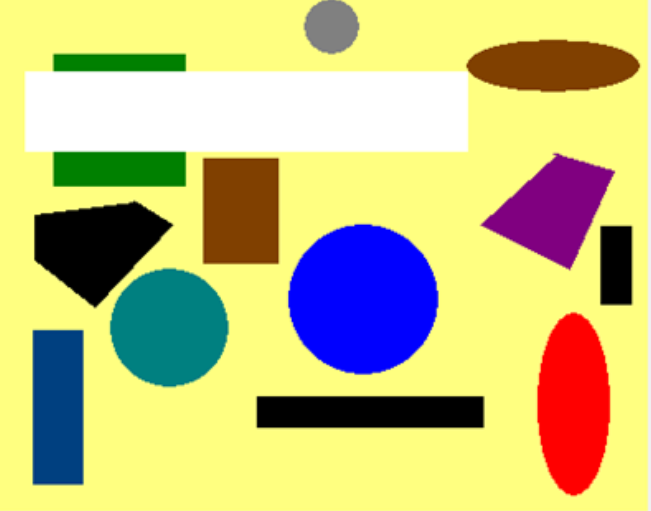
%> input picture 20230622 基于阈值分析的图片分割算法/0341564ec1534f24191ff60a17e8a37.png, 651 x 511 px
$ octave RGB_Seg.m   (GNU Octave 9; MATLAB toolbox functions it lacks are replaced by stand-ins)
%> lines starting %> are read from the running program, lines starting %| are printed output that depends on the picture; in (x1, y1, x2, y2) boxes, pixels count from 0 and x2, y2 are one past the last pixel; in counts of white or black regions, pixels touching at a corner belong together; the program's own positions count from 1
% 读取图像
image = imread('0341564ec1534f24191ff60a17e8a37.png'); % 替换为你的图像文件名
%> image is the input picture: size 511x651x3 uint8; mean R, G, B 197.9, 192.2, 129.3

% 创建图形界面
figure('Name', 'RGB彩色图像分割界面展示', 'NumberTitle', 'off');

% 显示原图像
subplot(2, 3, 1);
imshow(image);
title('原图像');

% 获取R、G、B通道
R = image(:,:,1);
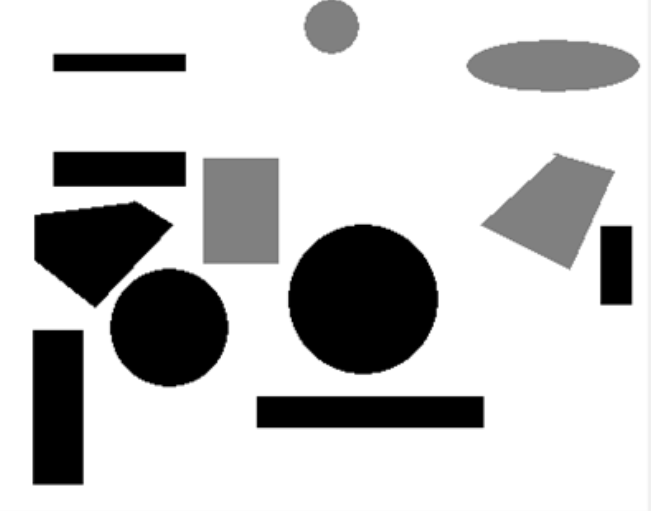
%> R: size 511x651 uint8; min 0, max 255, mean 197.9
G = image(:,:,2);
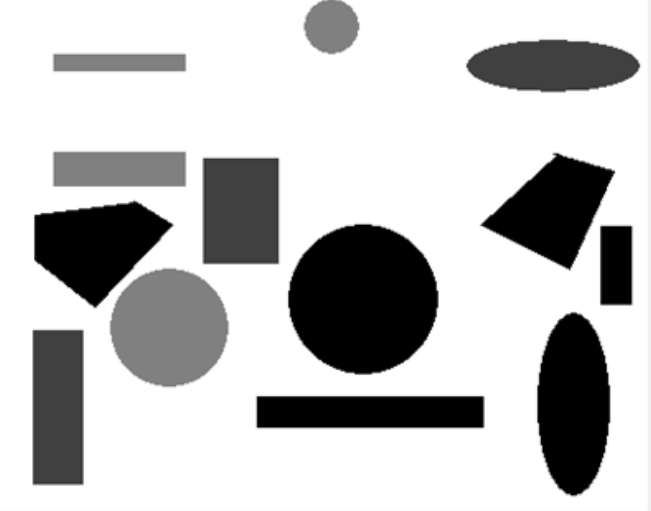
%> G: size 511x651 uint8; min 0, max 255, mean 192.2
B = image(:,:,3);
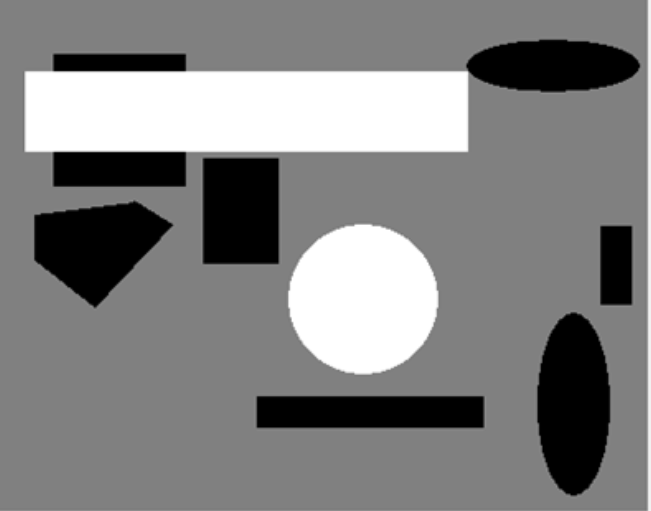
%> B: size 511x651 uint8; min 0, max 255, mean 129.3

% 显示R通道
subplot(2, 3, 2);
imshow(R);
title('R通道');

% 显示G通道
subplot(2, 3, 3);
imshow(G);
title('G通道');

% 显示B通道
subplot(2, 3, 4);
imshow(B);
title('B通道');

% 设置颜色阈值
redThreshold = 10;   % 红色阈值
greenThreshold = 10; % 绿色阈值
blueThreshold = 10;  % 蓝色阈值

% 进行彩色分割
segmented_image = (R > redThreshold) & (G > greenThreshold) & (B > blueThreshold);
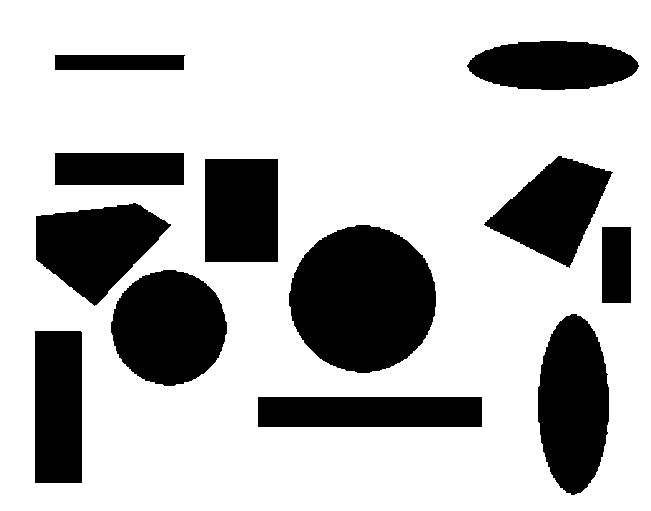
%> segmented_image: size 511x651 logical; 73.2% white; 12 black regions, largest, box (x1, y1, x2, y2) and area: (289, 225, 436, 373) 16796, (111, 270, 227, 386) 10327, (538, 314, 609, 495) 9914

% 显示彩色分割结果
subplot(2, 3, 6);
imshow(segmented_image);
title('彩色分割结果');

% 调整子图间距
subplots = get(gcf, 'Children');
for i = 1:numel(subplots)
    subplotPos = get(subplots(i), 'Position');
    subplotPos(1) = subplotPos(1) - 0.05;
    subplotPos(2) = subplotPos(2) - 0.05;
    subplotPos(3) = subplotPos(3) + 0.05;
    subplotPos(4) = subplotPos(4) + 0.05;
    set(subplots(i), 'Position', subplotPos);
end

% 调整子图标题位置
titlePos = get(get(gca, 'Title'), 'Position');
titlePos(2) = titlePos(2) + 0.05;
set(get(gca, 'Title'), 'Position', titlePos);
